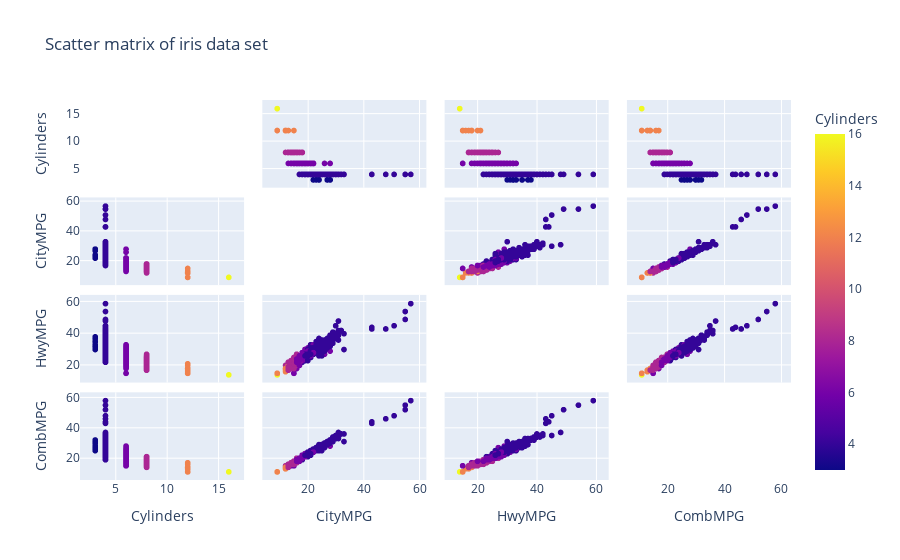

The notebook cell this image was saved under:
### Markdown cell above
Above we have a histogram of how many time eahc combine MPG appears in the data set. We can see that we have a peak just after 20 and also with the dist plot we can directly observe a general trend in the data. We can observe kind of weird in between some values.

Something we encouter pretty often is a `pair plot` from Seaborn. This help us visualize plots of every combination of various attributes together, so we can look for intersting patterns between fetaures and dig deeper into it.

As an example, let's classify cars by how many cylinders they have, and we look for relationships between how many cylinders each car has and  their city MPG rating, their Highway MPG rating, and their combined MPG rating.

### Code cell
import plotly.express as px
fig = px.scatter_matrix(df,
    dimensions=['Cylinders', 'CityMPG', 'HwyMPG', 'CombMPG'],
    color="Cylinders", 
    title="Scatter matrix of iris data set",
    labels={col:col.replace('_', ' ') for col in df.columns}) # remove underscore
fig.update_traces(diagonal_visible=False)
fig.show()

### Figure 1 — Plotly figure (JSON) as saved in the notebook; plotly's stock layout.template omitted (floating-point values rounded to 4 significant figures; data arrays with more than 128 entries replaced by an {"elided": "..."} marker saying what was removed)
{"data": [{"diagonal": {"visible": false}, "dimensions": [{"axis": {"matches": true}, "label": "Cylinders", "values": {"elided": "718 int values"}}, {"axis": {"matches": true}, "label": "CityMPG", "values": {"elided": "718 int values"}}, {"axis": {"matches": true}, "label": "HwyMPG", "values": {"elided": "718 int values"}}, {"axis": {"matches": true}, "label": "CombMPG", "values": {"elided": "718 int values"}}], "hovertemplate": "%{xaxis.title.text}=%{x}<br>%{yaxis.title.text}=%{y}<br>Cylinders=%{marker.color}<extra></extra>", "legendgroup": "", "marker": {"color": {"elided": "718 int values"}, "coloraxis": "coloraxis", "symbol": "circle"}, "name": "", "showlegend": false, "type": "splom"}], "layout": {"coloraxis": {"colorbar": {"title": {"text": "Cylinders"}}, "colorscale": [[0, "#0d0887"], [0.1111, "#46039f"], [0.2222, "#7201a8"], [0.3333, "#9c179e"], [0.4444, "#bd3786"], [0.5556, "#d8576b"], [0.6667, "#ed7953"], [0.7778, "#fb9f3a"], [0.8889, "#fdca26"], [1, "#f0f921"]]}, "dragmode": "select", "legend": {"tracegroupgap": 0}, "title": {"text": "Scatter matrix of iris data set"}}}
